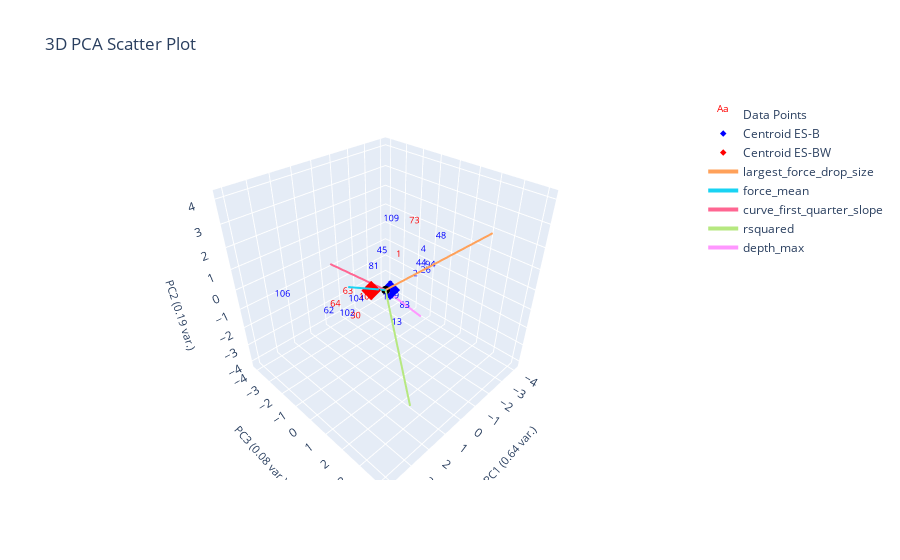

This figure's notebook cell:
### Markdown cell above
# Split based on clump

### Code cell
from sklearn.neighbors import NearestCentroid

ylabel_name = "clump"
data_with_popcorn_label = data_features[data_features[ylabel_name].notna()]

popcorn_x = plotting.extract_numerical_features(data_with_popcorn_label).values
popcorn_ylabels = data_with_popcorn_label[ylabel_name].astype(int)

nc = NearestCentroid()
nc.fit(popcorn_x, popcorn_ylabels)

nc_predictions = pd.Series(nc.predict(clustering_features.values))
proba = np.round(nc.predict_proba(clustering_features), 2)

# proba = pd.DataFrame(data=proba, columns=nc.classes, index=data_without_op)
centroids = pd.DataFrame(data=nc.centroids_, columns=clustering_features.columns)
centroids[f'{ylabel_name}_nums'] = nc.classes_

changed_ylabel_idxs = loss(nc_predictions, popcorn_ylabels)
corrected_predctions = correct_pseudo_ylabels_to_actual(nc_predictions, popcorn_ylabels, changed_ylabel_idxs)

# plotting.plot_specific_curves([4], curve_data, data_features, color='green')

# print(data_with_popcorn_label[data_with_popcorn_label[ylabel_name]].index)
# print(data_with_popcorn_label[~data_with_popcorn_label[ylabel_name]].index)

# plotting labeled data only
plotting.plot_cluster_subplots(
                            popcorn_ylabels, 
                            curve_data, 
                            cluster_category_names=[f"No {ylabel_name}", f"Yes {ylabel_name}"], 
                            bold_idxs=popcorn_ylabels.index,
                            prediction_proba=proba,)
plotting.plot_pca(data_with_popcorn_label, popcorn_ylabels, 3, "", ylabel_name, centroids=centroids)

### Figure 1 — Plotly figure (JSON) as saved in the notebook; plotly's stock layout.template omitted (floating-point values rounded to 4 significant figures)
{"data": [{"mode": "text", "name": "Data Points", "text": ["1", "2", "3", "4", "13", "19", "26", "29", "30", "44", "45", "48", "62", "63", "64", "73", "81", "83", "94", "101", "102", "104", "106", "109"], "textfont": {"color": ["red", "blue", "blue", "blue", "blue", "blue", "blue", "blue", "red", "blue", "blue", "blue", "blue", "red", "red", "red", "blue", "blue", "blue", "red", "blue", "blue", "blue", "blue"], "size": 9}, "type": "scatter3d", "x": [-0.9282, -2.312, -0.4359, -1.819, -0.8463, 0.778, -0.9277, 0.2759, 2.002, -2.619, -0.7034, -2.849, 2.854, 1.995, 2.491, -2.585, -0.8248, -0.7817, -1.745, 1.913, 2.264, 1.154, 4.344, -0.6948], "y": [-0.1913, -0.3955, -0.1466, 0.4114, -0.1078, 0.9012, 1.322, 0.7484, 0.3536, -0.3307, -0.9276, 0.4841, -0.1775, -0.03011, -0.2125, -0.8117, -1.62, 0.3937, 0.9004, 0.9092, 0.1917, -0.5342, -0.7599, -0.3707], "z": [0.6677, -1.089, -0.6157, 0.7895, -2.943, -0.04352, 0.5995, -0.3444, -0.5994, -0.6187, 0.623, 1.035, -0.16, 0.3841, -0.05706, 1.375, -0.5661, -1.625, 0.2788, 0.578, -0.4134, -0.7204, 1.118, 2.347]}, {"marker": {"color": "blue", "size": 5, "symbol": "diamond"}, "mode": "markers", "name": "Centroid ES-B", "type": "scatter3d", "x": [-0.2716], "y": [-0.0009548], "z": [-0.1304]}, {"marker": {"color": "red", "size": 5, "symbol": "diamond"}, "mode": "markers", "name": "Centroid ES-BW", "type": "scatter3d", "x": [0.8148], "y": [0.002864], "z": [0.3913]}, {"marker": {"color": "black", "size": 3}, "mode": "markers", "name": "Origin", "showlegend": false, "type": "scatter3d", "x": [0], "y": [0], "z": [0]}, {"line": {"width": 4}, "mode": "lines+text", "name": "largest_force_drop_size", "textposition": "top center", "type": "scatter3d", "x": [0, -2.429], "y": [0, 3.11], "z": [0, 2.882]}, {"line": {"width": 4}, "mode": "lines+text", "name": "force_mean", "textposition": "top center", "type": "scatter3d", "x": [0, 2.788], "y": [0, 1.01], "z": [0, 2.021]}, {"line": {"width": 4}, "mode": "lines+text", "name": "curve_first_quarter_slope", "textposition": "top center", "type": "scatter3d", "x": [0, 1.645], "y": [0, -1.403], "z": [0, 1.36]}, {"line": {"width": 4}, "mode": "lines+text", "name": "rsquared", "textposition": "top center", "type": "scatter3d", "x": [0, 2.215], "y": [0, 3.494], "z": [0, -2.368]}, {"line": {"width": 4}, "mode": "lines+text", "name": "depth_max", "textposition": "top center", "type": "scatter3d", "x": [0, -1.927], "y": [0, 0.3616], "z": [0, -2.27]}], "layout": {"autosize": true, "scene": {"aspectmode": "cube", "xaxis": {"range": [-4.344, 4.344], "title": {"font": {"size": 11}, "text": "PC1 (0.64 var.)"}}, "yaxis": {"range": [-4.344, 4.344], "title": {"font": {"size": 11}, "text": "PC3 (0.08 var.)"}}, "zaxis": {"range": [-4.344, 4.344], "title": {"font": {"size": 11}, "text": "PC2 (0.19 var.)"}}}, "title": {"text": "3D PCA Scatter Plot"}}}
